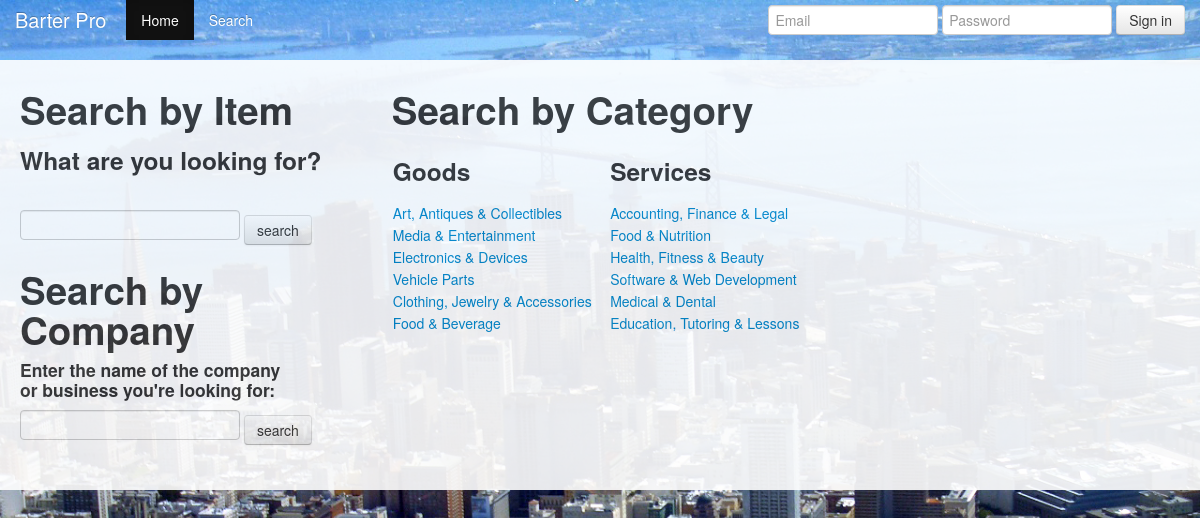
Before: /view_categories with the older database file.
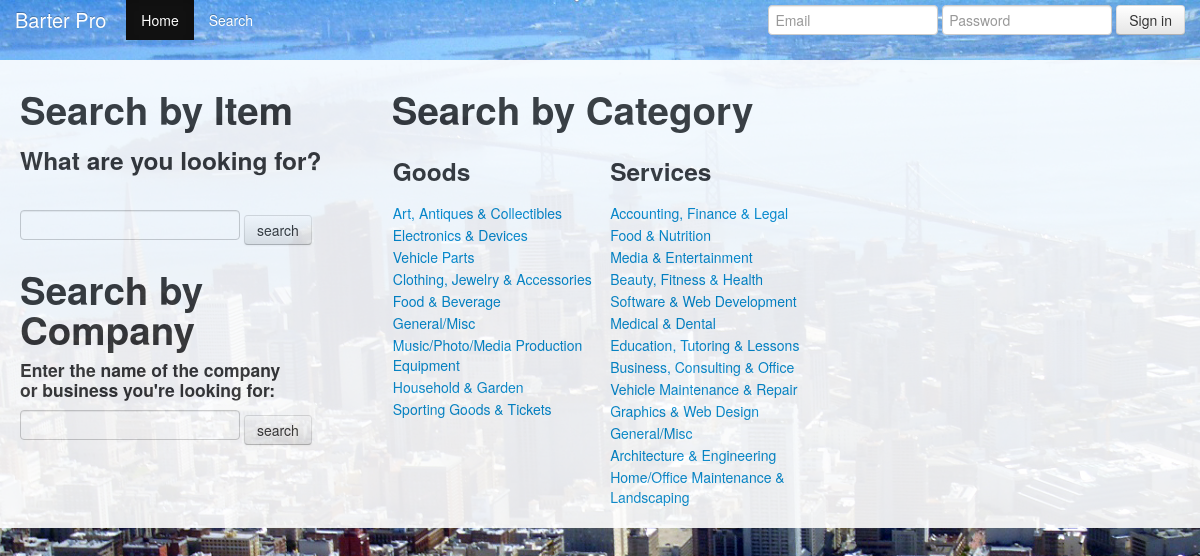
After: the same page with the newer database file.
### model.py (models this page shows, shortened)
class Category(Base):
	__tablename__ = 'categories'
	id = Column(Integer, primary_key=True)
	name = Column(String)				#category of item listed
	cat_type = Column(Integer) 			#goods or services

### server.py (the view)
@app.route("/view_categories", methods=["GET"])
def view_categories():
	goods = db_session.query(Category).filter_by(cat_type=1).all()
	services = db_session.query(Category).filter_by(cat_type=2).all()
	return render_template("view_categories.html",
							goods=goods, services=services)

### server.py (called while the page is built)
@app.before_request
def before_request():
	g.user_id = session.get("user_id") #gets user ID from current session
	if not g.user_id: # redirects to log-in if no user ID session
		g.user_id = None
		g.user = None
	else:
		g.user = db_session.query(User).get(g.user_id)
		g.notifications, g.new_confirms, g.new_refusals = get_notifications()

### Templates/view_categories.html
{% extends "layout.html" %}
{% block body %}
<div class="row-fluid">
	<div class="span12">
		<div class="row-fluid">
			<div class="span5">
				<h1>Search by Item</h1>
				<form method ="GET" action ="/search_all_cats">
					<h3>What are you looking for?</h3><br>
					<input type ="text" name="search_term">
					<button type ="submit" value="search" class="btn">
						search
					</button>
				</form>
				<h1>Search by Company</h1>
				<form method ="GET" action ="/find_business">
					<h4>Enter the name of the company<br>
						or business you're looking for:</h4>
						<input type ="text" name="search_term">
						<button type ="submit" value="search" class="btn">
							search
						</button>
					</form>
				</div>
				<div class="span6">
					<h1>Search by Category</h1>
					<div class="row-fluid">
						<div class="span6">
							<table>
								<tr>
									<td>
										<strong>
											<h3>Goods</h3>
										</strong>
									</td>
								</tr>
								{% for good in goods %}
								<tr>
									<td>
										<a href="{{url_for('display_items', cat_id=good.id)}}">
											{{ good.name }}
										</a>
									</td>
								</tr>
								{% endfor %}
							</table>
						</div>
						<div class="span6">
							<table>
								<tr>
									<td>
										<strong>
											<h3>Services</h3>
										</strong>
									</td>
								</tr>
								{% for service in services %}
								<tr>
									<td>
										<a href="{{url_for('display_items', cat_id=service.id)}}">	{{ service.name }}
										</a>
									</td>
								</tr>
								{% endfor %}
							</table>
						</div>
					</div>
				</div>
			</div>
		</div>
	</div>
	{% endblock %}

### Templates/layout.html (shortened to what this page needs)
<!DOCTYPE html>
<html lang="en">
<head>
  <link rel="stylesheet" href="../static/bootstrap/css/bootstrap.css" type="text/css">
  <link rel="stylesheet" href="../static/bootstrap/css/main.css" type="text/css">
  <link rel="stylesheet" href="../static/bootstrap/css/bootstrap-responsive.css" type="text/css">
    </head>
    <body>
      <div class="navbar navbar-inverse navbar-fixed-top">
        <div class="navbar-inner">
          <div class="container">
            <a class="brand" href="/">Barter Pro</a>
            <div class="nav-collapse collapse">
              <ul class="nav">
                <li class="active"><a href="/home">Home</a></li>
                <li><a href="/view_categories">Search</a></li>
              </ul>
              {% if not g.user %}
              <form name="login" action="/authenticate" method="POST" class="navbar-form pull-right">
                <input class="span2" type="text" name="email" placeholder="Email">
                <input class="span2" type="password" name="password" placeholder="Password">
                <button type ="submit" value="sign in" class="btn" >Sign in</button>
              </form>
              {% else %}
              <div>
                <a href="{{url_for('log_out')}}" class="btn">
                  Log out
                </a>
              </div>
              {% endif %}
            </div>
          </div>
        </div>
      </div>
      <div class='container wrapper'>
        <div class='row fluid'>
          <div class='span9'>
            {% block body %}
            {% endblock %}
          </div>
          <div class='row fluid'>
            <div class='span3'>
      </div>
    </div>
  </div>
</div>
  </body>
  </html>

### Templates/layout.html (style rules this page uses)
body { padding-top: 60px; padding-bottom: 40px; }

Changed rows visible on the page:
added Category: name "General/Misc", shown under "Goods"
added Category: name "Music/Photo/Media Production Equipment", shown under "Goods"
added Category: name "Household & Garden", shown under "Goods"
added Category: name "Sporting Goods & Tickets", shown under "Goods"
changed Category "Media & Entertainment": moves from the list under "Goods" to the list under "Services"
changed Category: name "Health, Fitness & Beauty" → "Beauty, Fitness & Health"
added Category: name "Business, Consulting & Office", shown under "Services"
added Category: name "Vehicle Maintenance & Repair", shown under "Services"
added Category: name "Graphics & Web Design", shown under "Services"
added Category: name "General/Misc", shown under "Services"
added Category: name "Architecture & Engineering", shown under "Services"
added Category: name "Home/Office Maintenance & Landscaping", shown under "Services"
